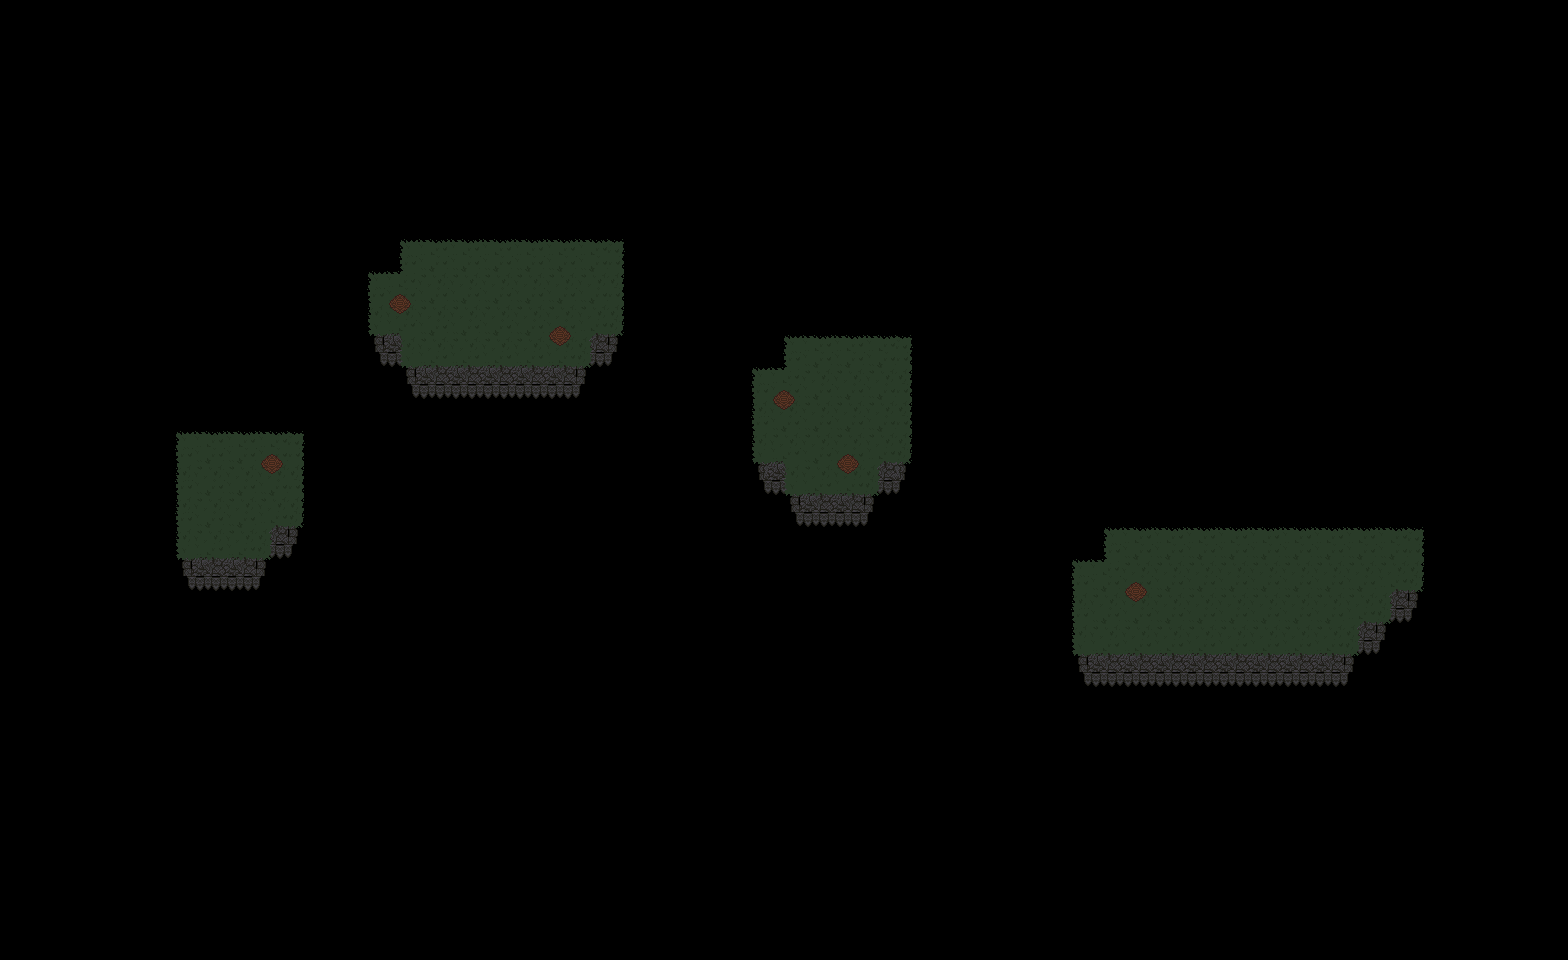

Tiled map render using the project's own tile images. Description and the map definition, with tile-layer contents summarised, below:
An orthogonal 49x30 tile map with 32x32 px tiles, 11 tile layers (floor1, floor2, floor3, wall1, ...), 3 tilesets and 39 objects (6x grapple, 2x garg1, spawn).

<map version="1.2" tiledversion="1.2.3" orientation="orthogonal" renderorder="right-down" width="49" height="30" tilewidth="32" tileheight="32" infinite="0" nextlayerid="38" nextobjectid="41">
 <tileset firstgid="1" source="castletileset.tsx" />
 <tileset firstgid="82" source="tileset.tsx" />
 <tileset firstgid="163" source="dungeonFeatures.tsx" />
 <layer id="23" name="floor1" width="49" height="30">
  <data>[1470 cells, 65 non-empty, 6 distinct tile ids]</data>
 </layer>
 <layer id="24" name="floor2" width="49" height="30">
  <data>[1470 cells, 28 non-empty, 7 distinct tile ids]</data>
 </layer>
 <layer id="25" name="floor3" width="49" height="30">
  <data>[1470 cells, 152 non-empty, 9 distinct tile ids]</data>
 </layer>
 <layer id="26" name="wall1" width="49" height="30">
  <data>[1470 cells, 0 non-empty, 0 distinct tile ids]</data>
 </layer>
 <layer id="27" name="wall2" width="49" height="30">
  <data>[1470 cells, 6 non-empty, 1 distinct tile ids]</data>
 </layer>
 <layer id="28" name="wall3" width="49" height="30">
  <data>[1470 cells, 0 non-empty, 0 distinct tile ids]</data>
 </layer>
 <layer id="29" name="wall4" width="49" height="30">
  <data>[1470 cells, 0 non-empty, 0 distinct tile ids]</data>
 </layer>
 <layer id="30" name="ceiling1" width="49" height="30">
  <data>[1470 cells, 0 non-empty, 0 distinct tile ids]</data>
 </layer>
 <layer id="31" name="ceiling2" width="49" height="30">
  <data>[1470 cells, 0 non-empty, 0 distinct tile ids]</data>
 </layer>
 <layer id="32" name="ceiling3" width="49" height="30">
  <data>[1470 cells, 0 non-empty, 0 distinct tile ids]</data>
 </layer>
 <layer id="33" name="ceiling4" width="49" height="30">
  <data>[1470 cells, 0 non-empty, 0 distinct tile ids]</data>
 </layer>
 <objectgroup id="34" name="light" visible="0">
  <object id="1" x="417.578" y="306.154">
   <properties>
    <property name="blue" type="float" value="0.16" />
    <property name="green" type="float" value="0.050000000000000003" />
    <property name="lightlevel" type="float" value="7" />
    <property name="red" type="float" value="0.14999999999999999" />
   </properties>
   <point />
  </object>
  <object id="2" x="237.426" y="494.637">
   <properties>
    <property name="blue" type="float" value="0.16" />
    <property name="green" type="float" value="0.050000000000000003" />
    <property name="lightlevel" type="float" value="7" />
    <property name="red" type="float" value="0.14999999999999999" />
   </properties>
   <point />
  </object>
  <object id="3" x="833.073" y="417.578">
   <properties>
    <property name="blue" type="float" value="0.16" />
    <property name="green" type="float" value="0.050000000000000003" />
    <property name="lightlevel" type="float" value="7" />
    <property name="red" type="float" value="0.14999999999999999" />
   </properties>
   <point />
  </object>
  <object id="4" x="1366.24" y="591.482">
   <properties>
    <property name="blue" type="float" value="0.16" />
    <property name="green" type="float" value="0.050000000000000003" />
    <property name="lightlevel" type="float" value="7" />
    <property name="red" type="float" value="0.14999999999999999" />
   </properties>
   <point />
  </object>
  <object id="5" x="1137.14" y="596.689">
   <properties>
    <property name="blue" type="float" value="0.16" />
    <property name="green" type="float" value="0.050000000000000003" />
    <property name="lightlevel" type="float" value="7" />
    <property name="red" type="float" value="0.14999999999999999" />
   </properties>
   <point />
  </object>
  <object id="6" x="576.903" y="305.113">
   <properties>
    <property name="blue" type="float" value="0.16" />
    <property name="green" type="float" value="0.050000000000000003" />
    <property name="lightlevel" type="float" value="7" />
    <property name="red" type="float" value="0.14999999999999999" />
   </properties>
   <point />
  </object>
  <object id="38" x="1255.76" y="592.83">
   <properties>
    <property name="blue" type="float" value="0.16" />
    <property name="green" type="float" value="0.050000000000000003" />
    <property name="lightlevel" type="float" value="7" />
    <property name="red" type="float" value="0.14999999999999999" />
   </properties>
   <point />
  </object>
 </objectgroup>
 <objectgroup id="35" name="mapinfo">
  <object id="7" name="spawn" x="215.558" y="494.637">
   <point />
  </object>
  <object id="8" name="grapple" type="grapple" x="272.101" y="464.741">
   <point />
  </object>
  <object id="9" name="grapple" type="grapple" x="400.528" y="305.527">
   <point />
  </object>
  <object id="10" name="grapple" type="grapple" x="560.622" y="337.194">
   <point />
  </object>
  <object id="11" name="grapple" type="grapple" x="784.929" y="401.114">
   <point />
  </object>
  <object id="12" name="grapple" type="grapple" x="848.263" y="465.034">
   <point />
  </object>
  <object id="13" name="grapple" type="grapple" x="1135.9" y="591.995">
   <point />
  </object>
 </objectgroup>
 <objectgroup id="36" name="bg" visible="0">
  <object id="14" x="1109.4" y="40.3019" width="598.666" height="493.149" />
  <object id="15" x="1420.09" y="523.925" width="304.829" height="430.131" />
  <object id="16" x="1390.78" y="591.339" width="43.2329" height="365.648" />
  <object id="17" x="1358.54" y="622.848" width="36.6381" height="337.07" />
  <object id="18" x="-48.3623" y="652.891" width="1407.64" height="335.605" />
  <object id="19" x="908.625" y="10.2587" width="201.509" height="555.433" />
  <object id="20" x="-63.7503" y="555.433" width="1141.64" height="101.854" />
  <object id="21" x="878.581" y="463.105" width="35.9053" height="105.518" />
  <object id="22" x="781.124" y="490.218" width="101.121" height="76.2072" />
  <object id="23" x="734.96" y="463.105" width="51.2933" height="123.837" />
  <object id="24" x="619.184" y="-21.2501" width="137.759" height="489.485" />
  <object id="25" x="756.943" y="-27.1122" width="30.0432" height="401.553" />
  <object id="26" x="788.452" y="-2.93105" width="131.164" height="345.131" />
  <object id="27" x="-19.7846" y="-9.5259" width="639.701" height="254.268" />
  <object id="28" x="592.804" y="336.338" width="38.1036" height="239.613" />
  <object id="29" x="625.046" y="463.105" width="119.44" height="108.449" />
  <object id="30" x="400.821" y="361.984" width="194.182" height="209.57" />
  <object id="31" x="299.7" y="333.407" width="103.319" height="259.398" />
  <object id="32" x="271.122" y="525.39" width="40.3019" height="41.7674" />
  <object id="33" x="-29.3105" y="232.285" width="403.752" height="103.319" />
  <object id="34" x="364.915" y="237.415" width="38.1036" height="38.1036" />
  <object id="35" x="-26.3794" y="332.674" width="329.01" height="104.785" />
  <object id="37" x="-38.1036" y="433.795" width="219.096" height="128.233" />
 </objectgroup>
 <objectgroup id="37" name="enemy">
  <object id="39" name="float1" type="garg1" x="462.95" y="194.28">
   <properties>
    <property name="dir" value="south" />
   </properties>
   <point />
  </object>
  <object id="40" name="float2" type="garg1" x="634.118" y="423.227">
   <properties>
    <property name="dir" value="west" />
   </properties>
   <point />
  </object>
 </objectgroup>
</map>
